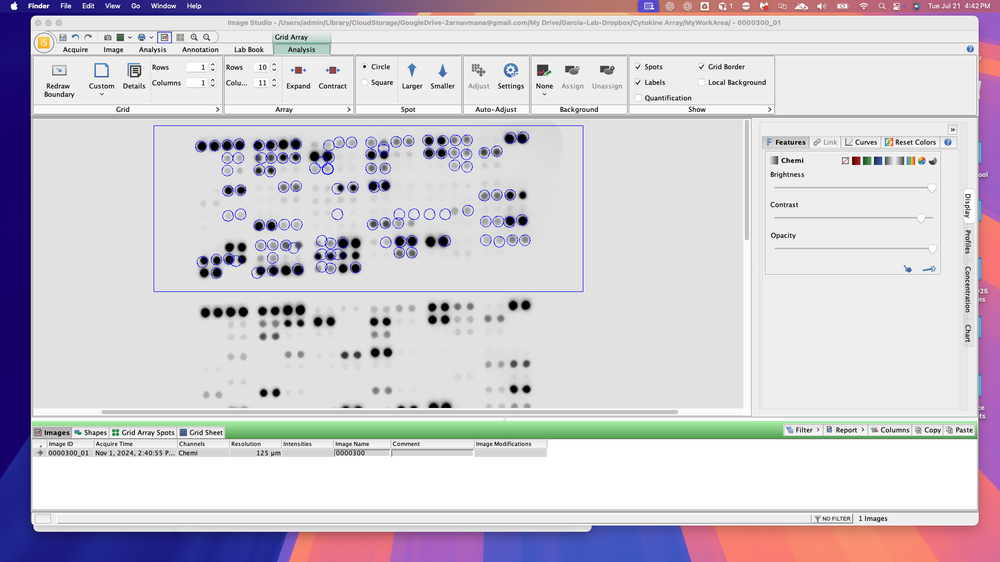
#> input picture screenshots/aligned.png, 1000 x 562 px, shrunk from 1920 x 1080 before the run, found by its file name
$ python analyze_aligned.py
#> lines starting #> are read from the running program, lines starting #| are printed output that depends on the picture; after the words box and inside, x2 and y2 are one past the last pixel; in counts of white or black regions, pixels touching at a corner belong together
"""Analyze the aligned screenshot: detect blue circles and data dots,
measure the offset for each pair, and report misalignments."""
import cv2, numpy as np
import math

img = cv2.imread("/Users/admin/opencode-imagestudio/screenshots/aligned.png")
#> img is the input picture: shape (562, 1000, 3); mean B, G, R 211.3, 203.2, 208
H, W = img.shape[:2]
#> H = 562; W = 1000
print(f"Image: {W}x{H}")
#| Image: 1000x562
hsv = cv2.cvtColor(img, cv2.COLOR_BGR2HSV)
#> hsv: shape (562, 1000, 3); mean H, S, V 26.2, 26.7, 217.9

# Detect blue circles
blue_mask = cv2.inRange(hsv, np.array((100, 120, 100)), np.array((130, 255, 255)))
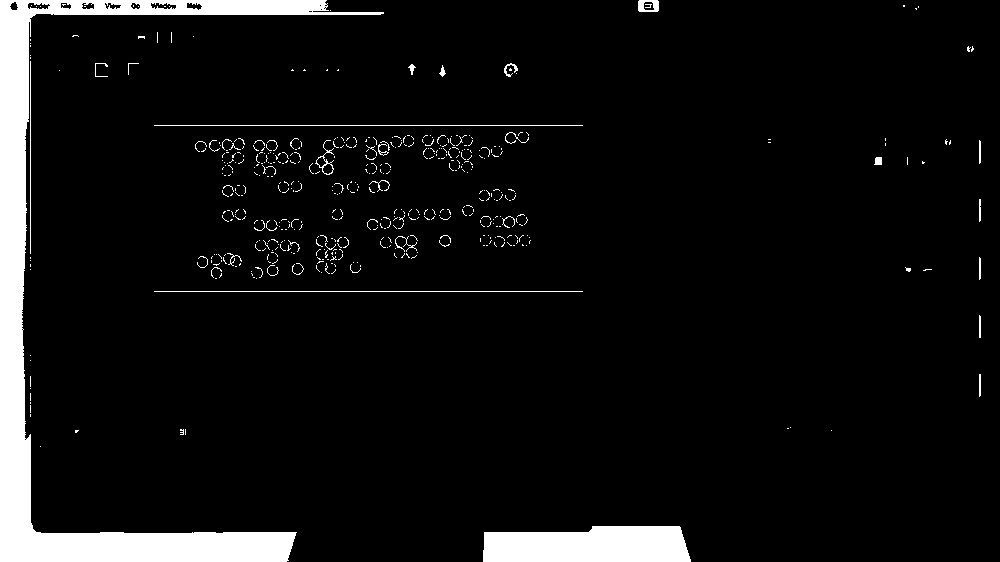
#> blue_mask: shape (562, 1000); 6.8% white; 502 white regions (466 under 20 px), largest, box (x1, y1, x2, y2) and area: (0, 0, 384, 562) 27134, (483, 526, 691, 562) 6632, (154, 125, 583, 126) 429
bb = cv2.GaussianBlur(blue_mask, (5, 5), 1)
b_circles = cv2.HoughCircles(bb, cv2.HOUGH_GRADIENT, dp=1, minDist=15, param1=80, param2=30,
                              minRadius=6, maxRadius=18)
#> b_circles = None
blues = [] if b_circles is None else [(int(x), int(y), int(r)) for x, y, r in b_circles[0]]
#> blues = []
print(f"Blue circles: {len(blues)}")
#| Blue circles: 0

# Detect data dots (black + grey + light grey)
data_mask = cv2.inRange(hsv, np.array((0, 0, 0)), np.array((180, 50, 220)))
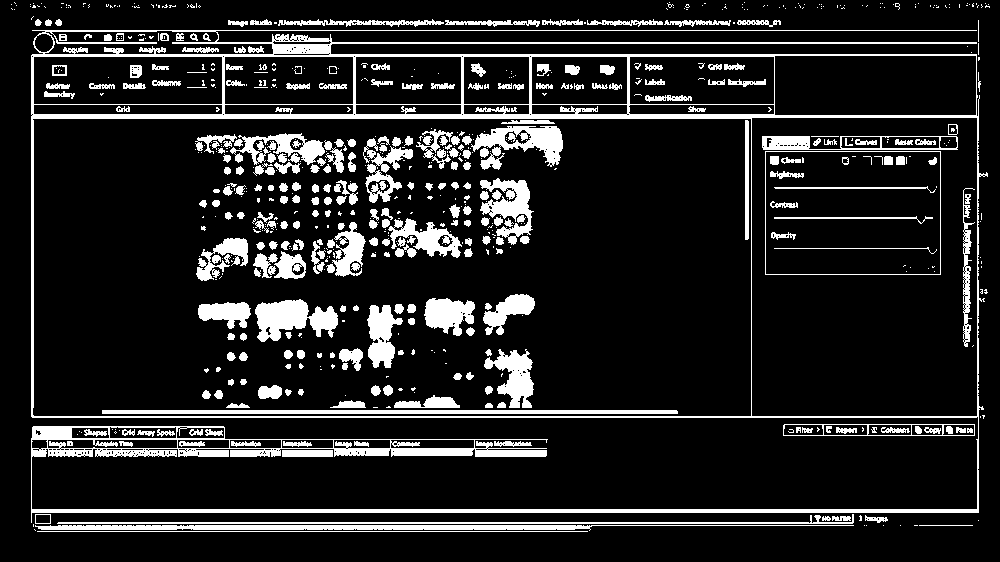
#> data_mask: shape (562, 1000); 13.9% white; 704 white regions (404 under 20 px), largest, box (x1, y1, x2, y2) and area: (31, 30, 988, 523) 26441, (35, 525, 854, 531) 2929, (102, 410, 678, 414) 2303
db = cv2.GaussianBlur(data_mask, (5, 5), 1)
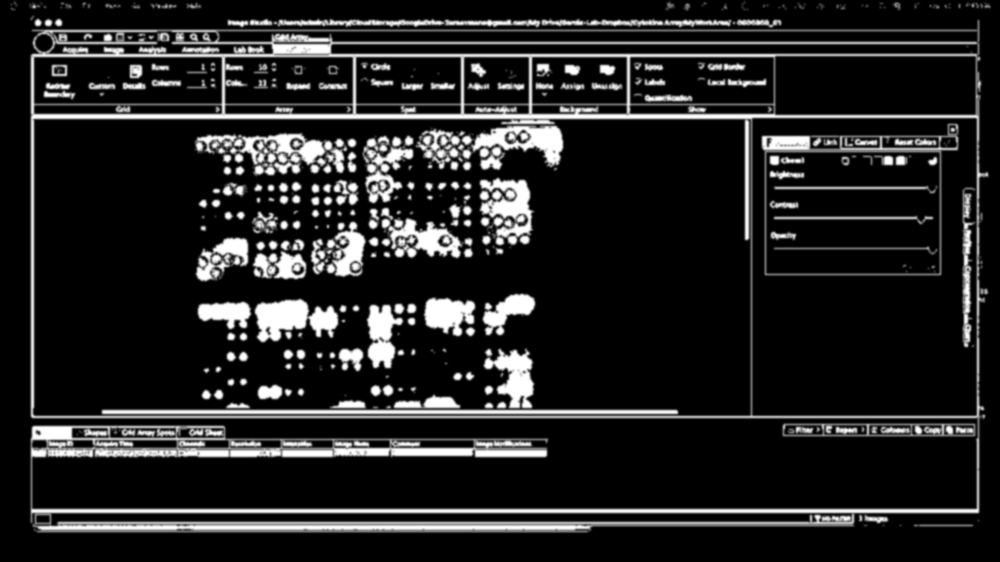
#> db: shape (562, 1000); min 0, max 255, mean 35.4
d_circles = cv2.HoughCircles(db, cv2.HOUGH_GRADIENT, dp=1, minDist=15, param1=80, param2=15,
                              minRadius=3, maxRadius=15)
#> d_circles = 97 rows, first 8: [43.5, 42.5, 11], [294.5, 38.5, 14.4], [901.5, 149.5, 14.4], [429.5, 140.5, 11], [295.5, 143.5, 6], [269.5, 157.5, 9.6], [240.5, 311.5, 9.6], [382.5, 145.5, 9.6]
dots = [] if d_circles is None else [(int(x), int(y), int(r)) for x, y, r in d_circles[0]]
#> dots = 97 items, first 6: (43, 42, 11), (294, 38, 14), (901, 149, 14), (429, 140, 11), (295, 143, 6), (269, 157, 9)
print(f"Data dots: {len(dots)}")
#| Data dots: 97

# For each blue circle, find the nearest data dot and measure the offset
print(f"\nMisalignment analysis (blue center → nearest data dot):")
aligned = 0
misaligned = 0
no_dot = 0
offsets = []
for bx, by, br in blues:
    nearest = None
    nd = float("inf")
    for dx, dy, dr in dots:
        d = math.hypot(bx - dx, by - dy)
        if d < nd:
            nd = d
            nearest = (dx, dy)
    if nearest is None:
        no_dot += 1
        continue
    offset = nd
    offsets.append(offset)
    if offset < 10:
        aligned += 1
    else:
        misaligned += 1
#> this loop made 0 passes
#> after the loop, aligned = 0; misaligned = 0; no_dot = 0; offsets = []

print(f"  Aligned (offset < 10px): {aligned}")
#|   Aligned (offset < 10px): 0
print(f"  Misaligned (offset >= 10px): {misaligned}")
#|   Misaligned (offset >= 10px): 0
print(f"  No nearby dot: {no_dot}")
#|   No nearby dot: 0
if offsets:
    print(f"  Offset stats: min={min(offsets):.1f}  max={max(offsets):.1f}  avg={sum(offsets)/len(offsets):.1f}")
    # Distribution
    for t in [5, 10, 15, 20, 30, 50, 100]:
        n = sum(1 for o in offsets if o > t)
        print(f"    offset > {t}px: {n}")

# Show the worst 10 misalignments
print(f"\nWorst 10 misalignments:")
worst = sorted(zip(blues, offsets), key=lambda x: -x[1])[:10]
#> worst = []
for (bx, by, br), off in worst:
    # Find the nearest dot for this blue
    nearest = min(dots, key=lambda d: math.hypot(bx-d[0], by-d[1]))
    dx, dy = nearest[0], nearest[1]
    print(f"  blue ({bx},{by}) → dot ({dx},{dy})  offset={off:.1f}px  dx={dx-bx}  dy={dy-by}")

$ run again, with screenshots/blue_target_overlay.png copied over screenshots/aligned.png
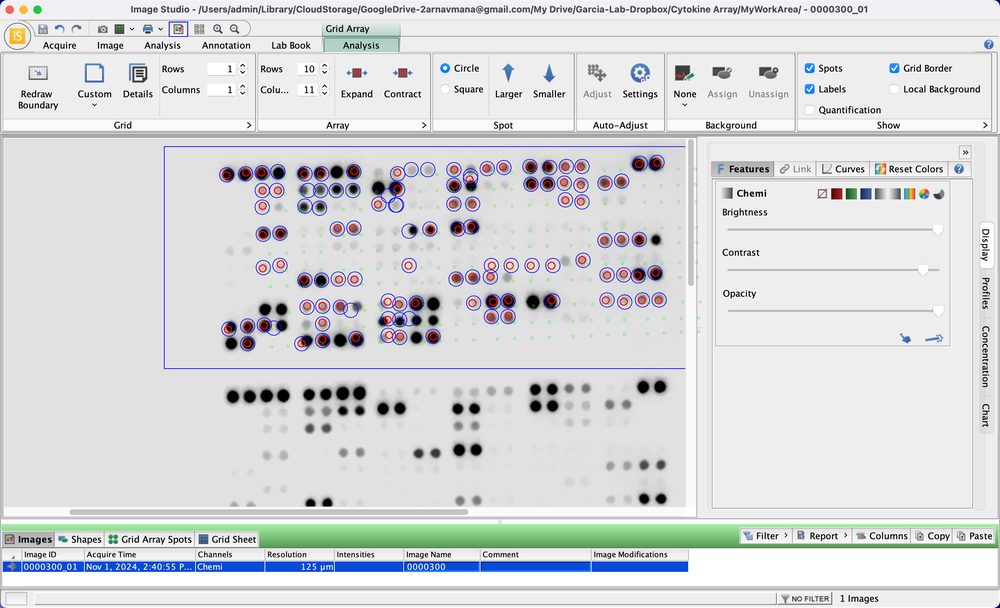
#> input picture screenshots/blue_target_overlay.png, 1000 x 608 px, shrunk from 2880 x 1750 before the run, found by its file name
#> img is the input picture: shape (608, 1000, 3); mean B, G, R 218.7, 217.4, 215.4
#| Image: 1000x608
#> hsv: shape (608, 1000, 3); mean H, S, V 15.5, 10.7, 222.3
#> `blue_mask = cv2.inRange(hsv, np.array((100, 120, 100)), np.array((130,..`:
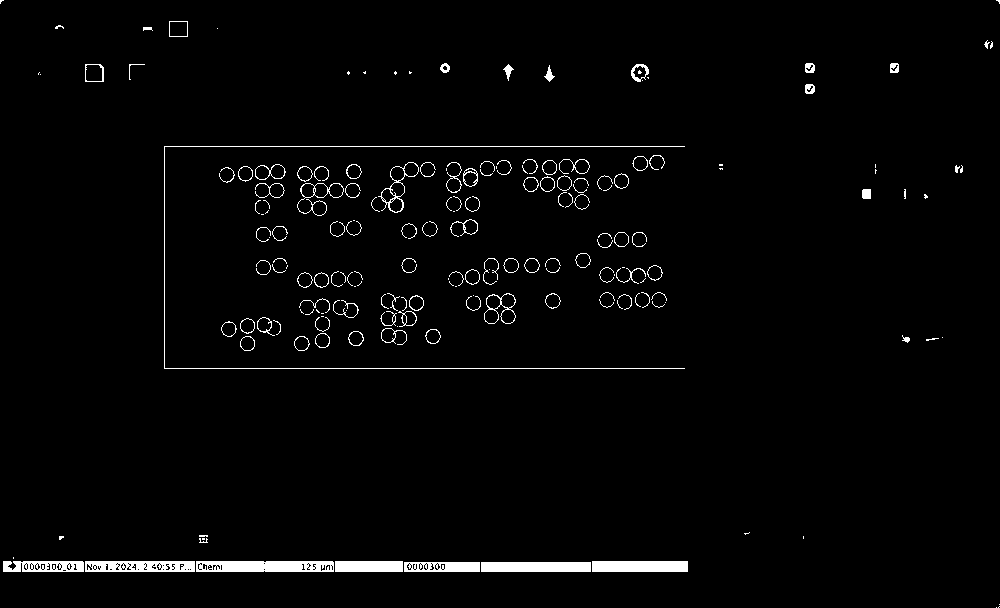
#> blue_mask: shape (608, 1000); 2.3% white; 184 white regions (81 under 20 px), largest, box (x1, y1, x2, y2) and area: (196, 561, 334, 572) 1387, (164, 146, 685, 369) 1263, (481, 562, 591, 572) 1100
#> b_circles = 30 rows, first 8: [395.5, 204.5, 8.2], [654.5, 272.5, 8.2], [261.5, 172.5, 8.2], [620.5, 180.5, 8.2], [355.5, 338.5, 8.8], [353.5, 171.5, 8.8], [276.5, 190.5, 8.2], [410.5, 169.5, 8.2]
#> blues = 30 items, first 6: (395, 204, 8), (654, 272, 8), (261, 172, 8), (620, 180, 8), (355, 338, 8), (353, 171, 8)
#| Blue circles: 30
#> data_mask: shape (608, 1000); 16.5% white; 1159 white regions (701 under 20 px), largest, box (x1, y1, x2, y2) and area: (0, 19, 1000, 603) 25990, (711, 178, 973, 509) 3198, (299, 378, 370, 435) 2809
#> `db = cv2.GaussianBlur(data_mask, (5, 5), 1)`:
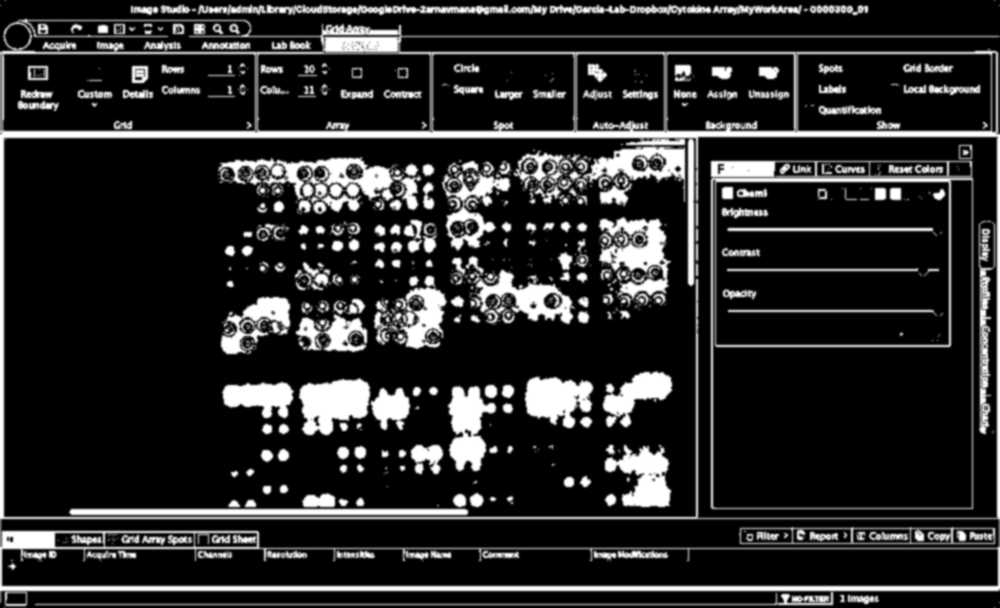
#> db: shape (608, 1000); min 0, max 255, mean 42
#> d_circles = 154 rows, first 8: [494.5, 303.5, 9.6], [19.5, 33.5, 14.4], [564.5, 181.5, 14.4], [527.5, 164.5, 9.6], [241.5, 28.5, 9.6], [432.5, 335.5, 8.2], [354.5, 168.5, 10.9], [462.5, 178.5, 14.4]
#> dots = 154 items, first 6: (494, 303, 9), (19, 33, 14), (564, 181, 14), (527, 164, 9), (241, 28, 9), (432, 335, 8)
#| Data dots: 154
#> the loop `for bx, by, br in blues:` made 30 passes
#> (bx, by, offset) on passes 1 to 8: (395, 204, 16.12), (654, 272, 0), (261, 172, 1), (620, 180, 1.41), (355, 338, 3.61), (353, 171, 3.16), (276, 190, 14.04), (410, 169, 0)
#> after the loop `for bx, by, br in blues:`: aligned = 20; misaligned = 10; no_dot = 0; offsets = 30 values, max 39.66 at index 13, min 0 at index 1, mean 8.7
#|   Aligned (offset < 10px): 20
#|   Misaligned (offset >= 10px): 10
#|   No nearby dot: 0
#|   Offset stats: min=0.0  max=39.7  avg=8.7
#> the loop `for t in [5, 10, 15, 20, 30, 50, 100]:` made 7 passes
#> n on passes 1 to 7: 10, 10, 8, 7, 1, 0, 0
#> (printed output is left out)
#> worst = [((531, 265, 8), 39.66), ((552, 265, 8), 29.43), ((279, 265, 8), 28.3), ((472, 203, 8), 26.93), ((510, 265, 8), 22.85), ((473, 302, 8), 21.02), ((408, 265, 8), 20.88), ((395, 204, 8), 16.12), ((276, 190, 8), 14.04), ((247, 325, 8), 12.04)]
#> the loop `for (bx, by, br), off in worst:` made 10 passes
#> (bx, by, off, nearest, dx, dy) on passes 1 to 8: (531, 265, 39.66, (553, 298, 9), 553, 298), (552, 265, 29.43, (581, 260, 6), 581, 260), (279, 265, 28.3, (303, 280, 9), 303, 280), (472, 203, 26.93, (462, 178, 14), 462, 178), (510, 265, 22.85, (489, 274, 11), 489, 274), (473, 302, 21.02, (494, 303, 9), 494, 303), (408, 265, 20.88, (414, 245, 6), 414, 245), (395, 204, 16.12, (397, 188, 8), 397, 188)
#> (printed output is left out)

$ run again, with screenshots/dots.png copied over screenshots/aligned.png
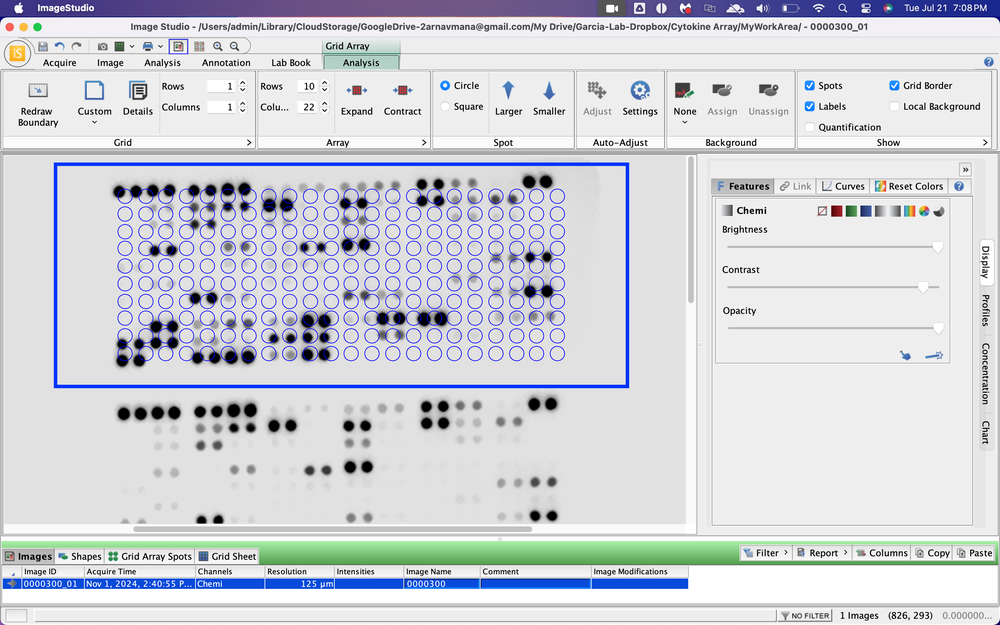
#> input picture screenshots/dots.png, 1000 x 625 px, shrunk from 2880 x 1800 before the run, found by its file name
#> img is the input picture: shape (625, 1000, 3); mean B, G, R 217.5, 211.4, 208.7
#| Image: 1000x625
#> hsv: shape (625, 1000, 3); mean H, S, V 22.1, 16.1, 220
#> `blue_mask = cv2.inRange(hsv, np.array((100, 120, 100)), np.array((130,..`:
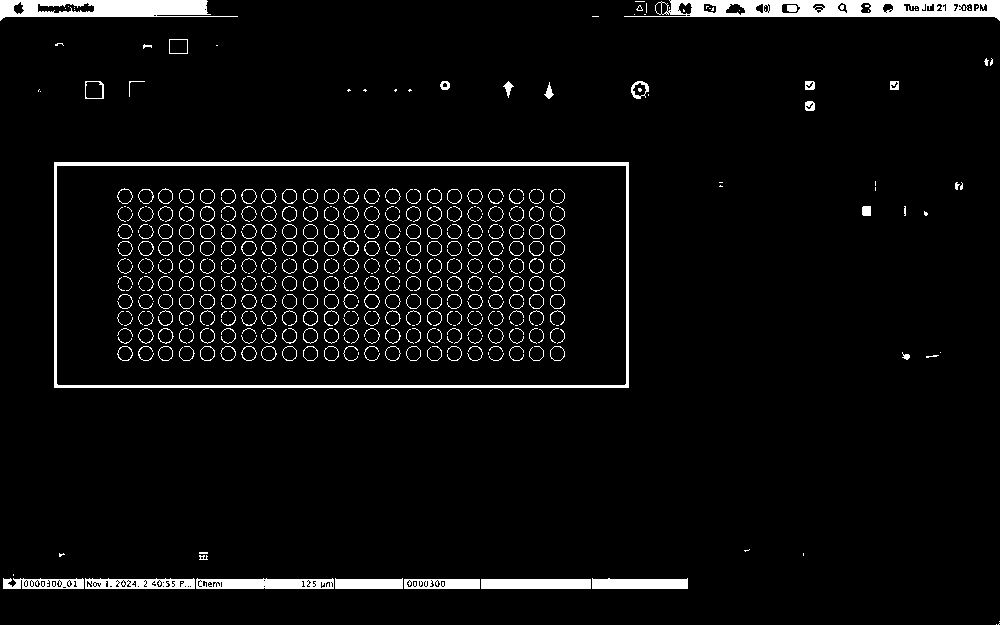
#> blue_mask: shape (625, 1000); 4.8% white; 422 white regions (186 under 20 px), largest, box (x1, y1, x2, y2) and area: (54, 162, 629, 388) 5341, (624, 0, 1000, 21) 4621, (0, 0, 238, 21) 3110
#> b_circles = 109 rows, first 8: [268.5, 213.5, 8.2], [248.5, 335.5, 8.2], [350.5, 283.5, 8.2], [516.5, 265.5, 8.2], [453.5, 283.5, 8.2], [639.5, 89.5, 9.6], [165.5, 283.5, 8], [289.5, 283.5, 8]
#> blues = 109 items, first 6: (268, 213, 8), (248, 335, 8), (350, 283, 8), (516, 265, 8), (453, 283, 8), (639, 89, 9)
#| Blue circles: 109
#> data_mask: shape (625, 1000); 16.8% white; 1002 white regions (546 under 20 px), largest, box (x1, y1, x2, y2) and area: (0, 37, 1000, 620) 27060, (407, 166, 601, 222) 4850, (109, 175, 310, 232) 3653
#> `db = cv2.GaussianBlur(data_mask, (5, 5), 1)`:
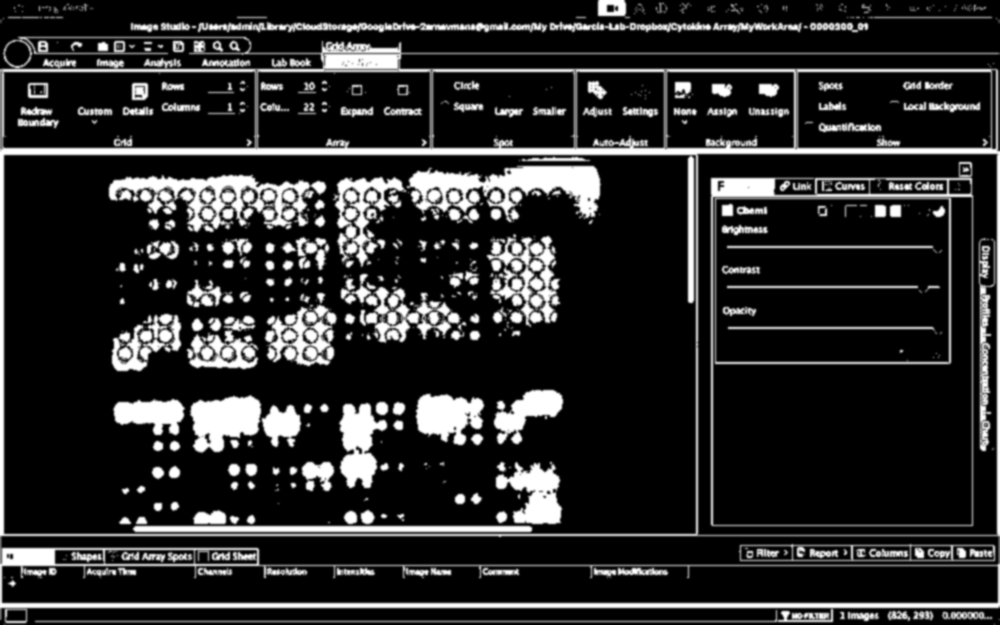
#> db: shape (625, 1000); min 0, max 255, mean 42.9
#> d_circles = 152 rows, first 8: [19.5, 50.5, 14.4], [241.5, 45.5, 9.6], [515.5, 302.5, 9.6], [749.5, 554.5, 11], [510.5, 265.5, 13.2], [204.5, 556.5, 9.6], [372.5, 214.5, 9.6], [357.5, 39.5, 14.4]
#> dots = 152 items, first 6: (19, 50, 14), (241, 45, 9), (515, 302, 9), (749, 554, 11), (510, 265, 13), (204, 556, 9)
#| Data dots: 152
#> the loop `for bx, by, br in blues:` made 109 passes
#> (bx, by, br, offset) on passes 1 to 8: (268, 213, 8, 3.16), (248, 335, 8, 15.03), (350, 283, 8, 18.11), (516, 265, 8, 6), (453, 283, 8, 3.16), (639, 89, 9, 75.13), (165, 283, 8, 30.53), (289, 283, 8, 27.59)
#> after the loop `for bx, by, br in blues:`: aligned = 37; misaligned = 72; no_dot = 0; offsets = 109 values, max 75.13 at index 5, min 0 at index 17, mean 15.91
#|   Aligned (offset < 10px): 37
#|   Misaligned (offset >= 10px): 72
#|   No nearby dot: 0
#|   Offset stats: min=0.0  max=75.1  avg=15.9
#> the loop `for t in [5, 10, 15, 20, 30, 50, 100]:` made 7 passes
#> n on passes 1 to 7: 74, 72, 65, 35, 13, 1, 0
#> (printed output is left out)
#> worst = [((639, 89, 9), 75.13), ((413, 265, 8), 40.26), ((557, 353, 8), 39.96), ((434, 248, 8), 37.74), ((413, 231, 8), 37.05), ((310, 283, 8), 36.35), ((557, 213, 8), 35.36), ((516, 353, 8), 35.01), ((536, 353, 8), 34), ((145, 301, 8), 33.06)]
#> the loop `for (bx, by, br), off in worst:` made 10 passes
#> (bx, by, br, off, nearest, dx, dy) on passes 1 to 8: (639, 89, 9, 75.13, (626, 15, 9), 626, 15), (413, 265, 8, 40.26, (423, 304, 8), 423, 304), (557, 353, 8, 39.96, (536, 319, 9), 536, 319), (434, 248, 8, 37.74, (454, 280, 4), 454, 280), (413, 231, 8, 37.05, (415, 194, 4), 415, 194), (310, 283, 8, 36.35, (305, 319, 11), 305, 319), (557, 213, 8, 35.36, (540, 244, 11), 540, 244), (516, 353, 8, 35.01, (515, 318, 9), 515, 318)
#> (printed output is left out)
